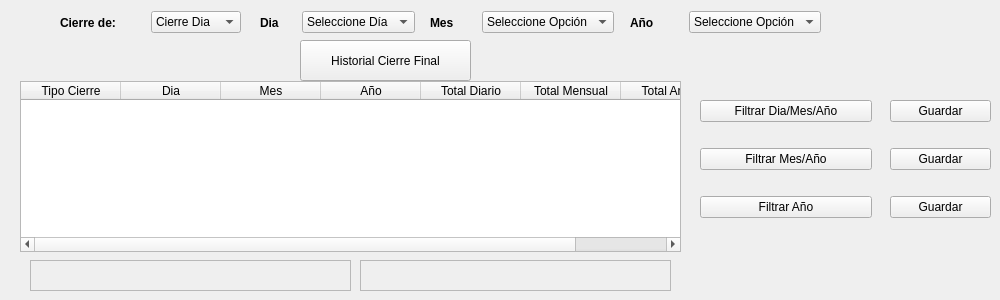
   <widget class="QWidget" name="tab_8">
    <attribute name="icon">
     <iconset>
      <activeon>:/icons/pix/oxygen/48x48/actions/view-documents-finances.png</activeon>
     </iconset>
    </attribute>
    <attribute name="title">
     <string>Cierre Final</string>
    </attribute>
    <widget class="QWidget" name="layoutWidget_7">
     <property name="geometry">
      <rect>
       <x>60</x>
       <y>10</y>
       <width>181</width>
       <height>25</height>
      </rect>
     </property>
     <layout class="QHBoxLayout" name="horizontalLayout_18">
      <item>
       <widget class="QLabel" name="label_24">
        <property name="font">
         <font>
          <weight>75</weight>
          <bold>true</bold>
         </font>
        </property>
        <property name="text">
         <string>Cierre de:</string>
        </property>
       </widget>
      </item>
      <item>
       <widget class="QComboBox" name="comboBoxCierreCierreFinal">
        <item>
         <property name="text">
          <string>Cierre Dia</string>
         </property>
        </item>
        <item>
         <property name="text">
          <string>Cierre Mes</string>
         </property>
        </item>
        <item>
         <property name="text">
          <string>Cierre Año</string>
         </property>
        </item>
       </widget>
      </item>
     </layout>
    </widget>
    <widget class="QWidget" name="layoutWidget_8">
     <property name="geometry">
      <rect>
       <x>430</x>
       <y>10</y>
       <width>184</width>
       <height>25</height>
      </rect>
     </property>
     <layout class="QHBoxLayout" name="horizontalLayout_19">
      <item>
       <widget class="QLabel" name="label_25">
        <property name="font">
         <font>
          <weight>75</weight>
          <bold>true</bold>
         </font>
        </property>
        <property name="text">
         <string>Mes</string>
        </property>
       </widget>
      </item>
      <item>
       <widget class="QComboBox" name="comboBoxMesCierreFinal">
        <item>
         <property name="text">
          <string>Seleccione Opción</string>
         </property>
        </item>
        <item>
         <property name="text">
          <string>Enero</string>
         </property>
        </item>
        <item>
         <property name="text">
          <string>Febrero</string>
         </property>
        </item>
        <item>
         <property name="text">
          <string>Marzo</string>
         </property>
        </item>
        <item>
         <property name="text">
          <string>Abril</string>
         </property>
        </item>
        <item>
         <property name="text">
          <string>Mayo</string>
         </property>
        </item>
        <item>
         <property name="text">
          <string>Junio</string>
         </property>
        </item>
        <item>
         <property name="text">
          <string>Julio</string>
         </property>
        </item>
        <item>
         <property name="text">
          <string>Agosto</string>
         </property>
        </item>
        <item>
         <property name="text">
          <string>Septiembre</string>
         </property>
        </item>
        <item>
         <property name="text">
          <string>Octubre</string>
         </property>
        </item>
        <item>
         <property name="text">
          <string>Noviembre</string>
         </property>
        </item>
        <item>
         <property name="text">
          <string>Diciembre</string>
         </property>
        </item>
       </widget>
      </item>
     </layout>
    </widget>
    <widget class="QWidget" name="layoutWidget_9">
     <property name="geometry">
      <rect>
       <x>630</x>
       <y>10</y>
       <width>191</width>
       <height>25</height>
      </rect>
     </property>
     <layout class="QHBoxLayout" name="horizontalLayout_20">
      <item>
       <widget class="QLabel" name="label_26">
        <property name="font">
         <font>
          <weight>75</weight>
          <bold>true</bold>
         </font>
        </property>
        <property name="text">
         <string>Año</string>
        </property>
       </widget>
      </item>
      <item>
       <widget class="QComboBox" name="comboBoxAnioCierreFinal">
        <item>
         <property name="text">
          <string>Seleccione Opción</string>
         </property>
        </item>
        <item>
         <property name="text">
          <string>2000</string>
         </property>
        </item>
        <item>
         <property name="text">
          <string>2001</string>
         </property>
        </item>
        <item>
         <property name="text">
          <string>2002</string>
         </property>
        </item>
        <item>
         <property name="text">
          <string>2003</string>
         </property>
        </item>
        <item>
         <property name="text">
          <string>2004</string>
         </property>
        </item>
        <item>
         <property name="text">
          <string>2005</string>
         </property>
        </item>
        <item>
         <property name="text">
          <string>2006</string>
         </property>
        </item>
        <item>
         <property name="text">
          <string>2007</string>
         </property>
        </item>
        <item>
         <property name="text">
          <string>2008</string>
         </property>
        </item>
        <item>
         <property name="text">
          <string>2009</string>
         </property>
        </item>
        <item>
         <property name="text">
          <string>2010</string>
         </property>
        </item>
        <item>
         <property name="text">
          <string>2011</string>
         </property>
        </item>
        <item>
         <property name="text">
          <string>2012</string>
         </property>
        </item>
        <item>
         <property name="text">
          <string>2013</string>
         </property>
        </item>
        <item>
         <property name="text">
          <string>2014</string>
         </property>
        </item>
        <item>
         <property name="text">
          <string>2015</string>
         </property>
        </item>
        <item>
         <property name="text">
          <string>2016</string>
         </property>
        </item>
        <item>
         <property name="text">
          <string>2017</string>
         </property>
        </item>
        <item>
         <property name="text">
          <string>2018</string>
         </property>
        </item>
        <item>
         <property name="text">
          <string>2019</string>
         </property>
        </item>
        <item>
         <property name="text">
          <string>2020</string>
         </property>
        </item>
        <item>
         <property name="text">
          <string>2021</string>
         </property>
        </item>
        <item>
         <property name="text">
          <string>2022</string>
         </property>
        </item>
        <item>
         <property name="text">
          <string>2023</string>
         </property>
        </item>
        <item>
         <property name="text">
          <string>2024</string>
         </property>
        </item>
        <item>
         <property name="text">
          <string>2025</string>
         </property>
        </item>
        <item>
         <property name="text">
          <string>2026</string>
         </property>
        </item>
        <item>
         <property name="text">
          <string>2027</string>
         </property>
        </item>
        <item>
         <property name="text">
          <string>2028</string>
         </property>
        </item>
        <item>
         <property name="text">
          <string>2029</string>
         </property>
        </item>
        <item>
         <property name="text">
          <string>2030</string>
         </property>
        </item>
        <item>
         <property name="text">
          <string>2031</string>
         </property>
        </item>
        <item>
         <property name="text">
          <string>2032</string>
         </property>
        </item>
        <item>
         <property name="text">
          <string>2033</string>
         </property>
        </item>
        <item>
         <property name="text">
          <string>2034</string>
         </property>
        </item>
        <item>
         <property name="text">
          <string>2035</string>
         </property>
        </item>
        <item>
         <property name="text">
          <string>2036</string>
         </property>
        </item>
        <item>
         <property name="text">
          <string>2037</string>
         </property>
        </item>
        <item>
         <property name="text">
          <string>2038</string>
         </property>
        </item>
        <item>
         <property name="text">
          <string>2039</string>
         </property>
        </item>
        <item>
         <property name="text">
          <string>2040</string>
         </property>
        </item>
        <item>
         <property name="text">
          <string>2041</string>
         </property>
        </item>
        <item>
         <property name="text">
          <string>2042</string>
         </property>
        </item>
        <item>
         <property name="text">
          <string>2043</string>
         </property>
        </item>
        <item>
         <property name="text">
          <string>2044</string>
         </property>
        </item>
        <item>
         <property name="text">
          <string>2045</string>
         </property>
        </item>
        <item>
         <property name="text">
          <string>2046</string>
         </property>
        </item>
        <item>
         <property name="text">
          <string>2047</string>
         </property>
        </item>
        <item>
         <property name="text">
          <string>2048</string>
         </property>
        </item>
        <item>
         <property name="text">
          <string>2049</string>
         </property>
        </item>
        <item>
         <property name="text">
          <string>2050</string>
         </property>
        </item>
        <item>
         <property name="text">
          <string>2051</string>
         </property>
        </item>
        <item>
         <property name="text">
          <string>2052</string>
         </property>
        </item>
        <item>
         <property name="text">
          <string>2053</string>
         </property>
        </item>
        <item>
         <property name="text">
          <string>2054</string>
         </property>
        </item>
        <item>
         <property name="text">
          <string>2055</string>
         </property>
        </item>
        <item>
         <property name="text">
          <string>2056</string>
         </property>
        </item>
        <item>
         <property name="text">
          <string>2057</string>
         </property>
        </item>
        <item>
         <property name="text">
          <string>2058</string>
         </property>
        </item>
        <item>
         <property name="text">
          <string>2059</string>
         </property>
        </item>
        <item>
         <property name="text">
          <string>2060</string>
         </property>
        </item>
        <item>
         <property name="text">
          <string>2061</string>
         </property>
        </item>
        <item>
         <property name="text">
          <string>2062</string>
         </property>
        </item>
        <item>
         <property name="text">
          <string>2063</string>
         </property>
        </item>
        <item>
         <property name="text">
          <string>2064</string>
         </property>
        </item>
        <item>
         <property name="text">
          <string>2065</string>
         </property>
        </item>
        <item>
         <property name="text">
          <string>2066</string>
         </property>
        </item>
        <item>
         <property name="text">
          <string>2067</string>
         </property>
        </item>
        <item>
         <property name="text">
          <string>2068</string>
         </property>
        </item>
        <item>
         <property name="text">
          <string>2069</string>
         </property>
        </item>
        <item>
         <property name="text">
          <string>2070</string>
         </property>
        </item>
        <item>
         <property name="text">
          <string>2071</string>
         </property>
        </item>
        <item>
         <property name="text">
          <string>2072</string>
         </property>
        </item>
        <item>
         <property name="text">
          <string>2073</string>
         </property>
        </item>
        <item>
         <property name="text">
          <string>2074</string>
         </property>
        </item>
        <item>
         <property name="text">
          <string>2075</string>
         </property>
        </item>
        <item>
         <property name="text">
          <string>2076</string>
         </property>
        </item>
        <item>
         <property name="text">
          <string>2077</string>
         </property>
        </item>
        <item>
         <property name="text">
          <string>2078</string>
         </property>
        </item>
        <item>
         <property name="text">
          <string>2079</string>
         </property>
        </item>
        <item>
         <property name="text">
          <string>2080</string>
         </property>
        </item>
        <item>
         <property name="text">
          <string>2081</string>
         </property>
        </item>
        <item>
         <property name="text">
          <string>2082</string>
         </property>
        </item>
        <item>
         <property name="text">
          <string>2083</string>
         </property>
        </item>
        <item>
         <property name="text">
          <string>2084</string>
         </property>
        </item>
        <item>
         <property name="text">
          <string>2085</string>
         </property>
        </item>
        <item>
         <property name="text">
          <string>2086</string>
         </property>
        </item>
        <item>
         <property name="text">
          <string>2087</string>
         </property>
        </item>
        <item>
         <property name="text">
          <string>2088</string>
         </property>
        </item>
        <item>
         <property name="text">
          <string>2089</string>
         </property>
        </item>
        <item>
         <property name="text">
          <string>2090</string>
         </property>
        </item>
        <item>
         <property name="text">
          <string>2091</string>
         </property>
        </item>
        <item>
         <property name="text">
          <string>2092</string>
         </property>
        </item>
        <item>
         <property name="text">
          <string>2093</string>
         </property>
        </item>
        <item>
         <property name="text">
          <string>2094</string>
         </property>
        </item>
        <item>
         <property name="text">
          <string>2095</string>
         </property>
        </item>
        <item>
         <property name="text">
          <string>2096</string>
         </property>
        </item>
        <item>
         <property name="text">
          <string>2097</string>
         </property>
        </item>
        <item>
         <property name="text">
          <string>2098</string>
         </property>
        </item>
        <item>
         <property name="text">
          <string>2099</string>
         </property>
        </item>
       </widget>
      </item>
     </layout>
    </widget>
    <widget class="QTableWidget" name="tableHistorialCF">
     <property name="geometry">
      <rect>
       <x>20</x>
       <y>81</y>
       <width>661</width>
       <height>171</height>
      </rect>
     </property>
     <column>
      <property name="text">
       <string>Tipo Cierre</string>
      </property>
      <property name="textAlignment">
       <set>AlignHCenter|AlignVCenter|AlignCenter</set>
      </property>
     </column>
     <column>
      <property name="text">
       <string>Dia</string>
      </property>
      <property name="textAlignment">
       <set>AlignHCenter|AlignVCenter|AlignCenter</set>
      </property>
     </column>
     <column>
      <property name="text">
       <string>Mes</string>
      </property>
      <property name="textAlignment">
       <set>AlignHCenter|AlignVCenter|AlignCenter</set>
      </property>
     </column>
     <column>
      <property name="text">
       <string>Año</string>
      </property>
      <property name="textAlignment">
       <set>AlignHCenter|AlignVCenter|AlignCenter</set>
      </property>
     </column>
     <column>
      <property name="text">
       <string>Total Diario</string>
      </property>
      <property name="textAlignment">
       <set>AlignHCenter|AlignVCenter|AlignCenter</set>
      </property>
     </column>
     <column>
      <property name="text">
       <string>Total Mensual</string>
      </property>
      <property name="textAlignment">
       <set>AlignHCenter|AlignVCenter|AlignCenter</set>
      </property>
     </column>
     <column>
      <property name="text">
       <string>Total Anual</string>
      </property>
      <property name="textAlignment">
       <set>AlignHCenter|AlignVCenter|AlignCenter</set>
      </property>
     </column>
    </widget>
    <widget class="QLabel" name="mensajeCierreFinal1">
     <property name="geometry">
      <rect>
       <x>30</x>
       <y>260</y>
       <width>321</width>
       <height>31</height>
      </rect>
     </property>
     <property name="font">
      <font>
       <weight>75</weight>
       <bold>true</bold>
      </font>
     </property>
     <property name="frameShape">
      <enum>QFrame::StyledPanel</enum>
     </property>
     <property name="frameShadow">
      <enum>QFrame::Raised</enum>
     </property>
     <property name="text">
      <string/>
     </property>
     <property name="alignment">
      <set>Qt::AlignCenter</set>
     </property>
    </widget>
    <widget class="QLabel" name="mensajeCierreFinal2">
     <property name="geometry">
      <rect>
       <x>360</x>
       <y>260</y>
       <width>311</width>
       <height>31</height>
      </rect>
     </property>
     <property name="font">
      <font>
       <weight>75</weight>
       <bold>true</bold>
      </font>
     </property>
     <property name="frameShape">
      <enum>QFrame::StyledPanel</enum>
     </property>
     <property name="frameShadow">
      <enum>QFrame::Raised</enum>
     </property>
     <property name="text">
      <string/>
     </property>
     <property name="alignment">
      <set>Qt::AlignCenter</set>
     </property>
    </widget>
    <widget class="QPushButton" name="pushButton_5">
     <property name="geometry">
      <rect>
       <x>300</x>
       <y>40</y>
       <width>171</width>
       <height>41</height>
      </rect>
     </property>
     <property name="text">
      <string>Historial Cierre Final</string>
     </property>
     <property name="icon">
      <iconset>
       <activeon>:/icons/pix/oxygen/48x48/actions/view-calendar-time-spent.png</activeon>
      </iconset>
     </property>
     <property name="iconSize">
      <size>
       <width>22</width>
       <height>22</height>
      </size>
     </property>
    </widget>
    <widget class="QWidget" name="layoutWidget_14">
     <property name="geometry">
      <rect>
       <x>260</x>
       <y>10</y>
       <width>155</width>
       <height>25</height>
      </rect>
     </property>
     <layout class="QHBoxLayout" name="horizontalLayout_27">
      <item>
       <widget class="QLabel" name="label_33">
        <property name="font">
         <font>
          <weight>75</weight>
          <bold>true</bold>
         </font>
        </property>
        <property name="text">
         <string>Dia</string>
        </property>
        <property name="alignment">
         <set>Qt::AlignLeading|Qt::AlignLeft|Qt::AlignVCenter</set>
        </property>
       </widget>
      </item>
      <item>
       <widget class="QComboBox" name="comboBoxDiaCierreFinal">
        <item>
         <property name="text">
          <string>Seleccione Día</string>
         </property>
        </item>
        <item>
         <property name="text">
          <string>1</string>
         </property>
        </item>
        <item>
         <property name="text">
          <string>2</string>
         </property>
        </item>
        <item>
         <property name="text">
          <string>3</string>
         </property>
        </item>
        <item>
         <property name="text">
          <string>4</string>
         </property>
        </item>
        <item>
         <property name="text">
          <string>5</string>
         </property>
        </item>
        <item>
         <property name="text">
          <string>6</string>
         </property>
        </item>
        <item>
         <property name="text">
          <string>7</string>
         </property>
        </item>
        <item>
         <property name="text">
          <string>8</string>
         </property>
        </item>
        <item>
         <property name="text">
          <string>9</string>
         </property>
        </item>
        <item>
         <property name="text">
          <string>10</string>
         </property>
        </item>
        <item>
         <property name="text">
          <string>11</string>
         </property>
        </item>
        <item>
         <property name="text">
          <string>12</string>
         </property>
        </item>
        <item>
         <property name="text">
          <string>13</string>
         </property>
        </item>
        <item>
         <property name="text">
          <string>14</string>
         </property>
        </item>
        <item>
         <property name="text">
          <string>15</string>
         </property>
        </item>
        <item>
         <property name="text">
          <string>16</string>
         </property>
        </item>
        <item>
         <property name="text">
          <string>17</string>
         </property>
        </item>
        <item>
         <property name="text">
          <string>18</string>
         </property>
        </item>
        <item>
         <property name="text">
          <string>19</string>
         </property>
        </item>
        <item>
         <property name="text">
          <string>20</string>
         </property>
        </item>
        <item>
         <property name="text">
          <string>21</string>
         </property>
        </item>
        <item>
         <property name="text">
          <string>22</string>
         </property>
        </item>
        <item>
         <property name="text">
          <string>23</string>
         </property>
        </item>
        <item>
         <property name="text">
          <string>24</string>
         </property>
        </item>
        <item>
         <property name="text">
          <string>25</string>
         </property>
        </item>
        <item>
         <property name="text">
          <string>26</string>
         </property>
        </item>
        <item>
         <property name="text">
          <string>27</string>
         </property>
        </item>
        <item>
         <property name="text">
          <string>28</string>
         </property>
        </item>
        <item>
         <property name="text">
          <string>29</string>
         </property>
        </item>
        <item>
         <property name="text">
          <string>30</string>
         </property>
        </item>
        <item>
         <property name="text">
          <string>31</string>
         </property>
        </item>
       </widget>
      </item>
     </layout>
    </widget>
    <widget class="QWidget" name="layoutWidget">
     <property name="geometry">
      <rect>
       <x>700</x>
       <y>80</y>
       <width>172</width>
       <height>161</height>
      </rect>
     </property>
     <layout class="QVBoxLayout" name="verticalLayout_13">
      <item>
       <widget class="QPushButton" name="filtroDiaMesAnioCF">
        <property name="text">
         <string>Filtrar Dia/Mes/Año</string>
        </property>
        <property name="icon">
         <iconset>
          <activeon>:/icons/pix/oxygen/48x48/actions/view-calendar-week.png</activeon>
         </iconset>
        </property>
        <property name="iconSize">
         <size>
          <width>22</width>
          <height>22</height>
         </size>
        </property>
       </widget>
      </item>
      <item>
       <widget class="QPushButton" name="filtroMesAnioCF">
        <property name="text">
         <string>Filtrar Mes/Año</string>
        </property>
        <property name="icon">
         <iconset>
          <activeon>:/icons/pix/oxygen/48x48/actions/view-calendar-week.png</activeon>
         </iconset>
        </property>
        <property name="iconSize">
         <size>
          <width>22</width>
          <height>22</height>
         </size>
        </property>
       </widget>
      </item>
      <item>
       <widget class="QPushButton" name="filtrarAnioCF">
        <property name="text">
         <string>Filtrar Año</string>
        </property>
        <property name="icon">
         <iconset>
          <activeon>:/icons/pix/oxygen/48x48/actions/view-calendar-month.png</activeon>
         </iconset>
        </property>
        <property name="iconSize">
         <size>
          <width>22</width>
          <height>22</height>
         </size>
        </property>
       </widget>
      </item>
     </layout>
    </widget>
    <widget class="QWidget" name="layoutWidget">
     <property name="geometry">
      <rect>
       <x>890</x>
       <y>80</y>
       <width>101</width>
       <height>161</height>
      </rect>
     </property>
     <layout class="QVBoxLayout" name="verticalLayout_14">
      <item>
       <widget class="QPushButton" name="guardarDiaMesAnioCF">
        <property name="text">
         <string>Guardar</string>
        </property>
        <property name="icon">
         <iconset>
          <activeon>:/icons/pix/oxygen/48x48/devices/media-floppy.png</activeon>
         </iconset>
        </property>
       </widget>
      </item>
      <item>
       <widget class="QPushButton" name="guardarMesAnioCF">
        <property name="text">
         <string>Guardar</string>
        </property>
        <property name="icon">
         <iconset>
          <activeon>:/icons/pix/oxygen/48x48/devices/media-floppy.png</activeon>
         </iconset>
        </property>
       </widget>
      </item>
      <item>
       <widget class="QPushButton" name="guardarAnioCF">
        <property name="text">
         <string>Guardar</string>
        </property>
        <property name="icon">
         <iconset>
          <activeon>:/icons/pix/oxygen/48x48/devices/media-floppy.png</activeon>
         </iconset>
        </property>
       </widget>
      </item>
     </layout>
    </widget>
   </widget>
